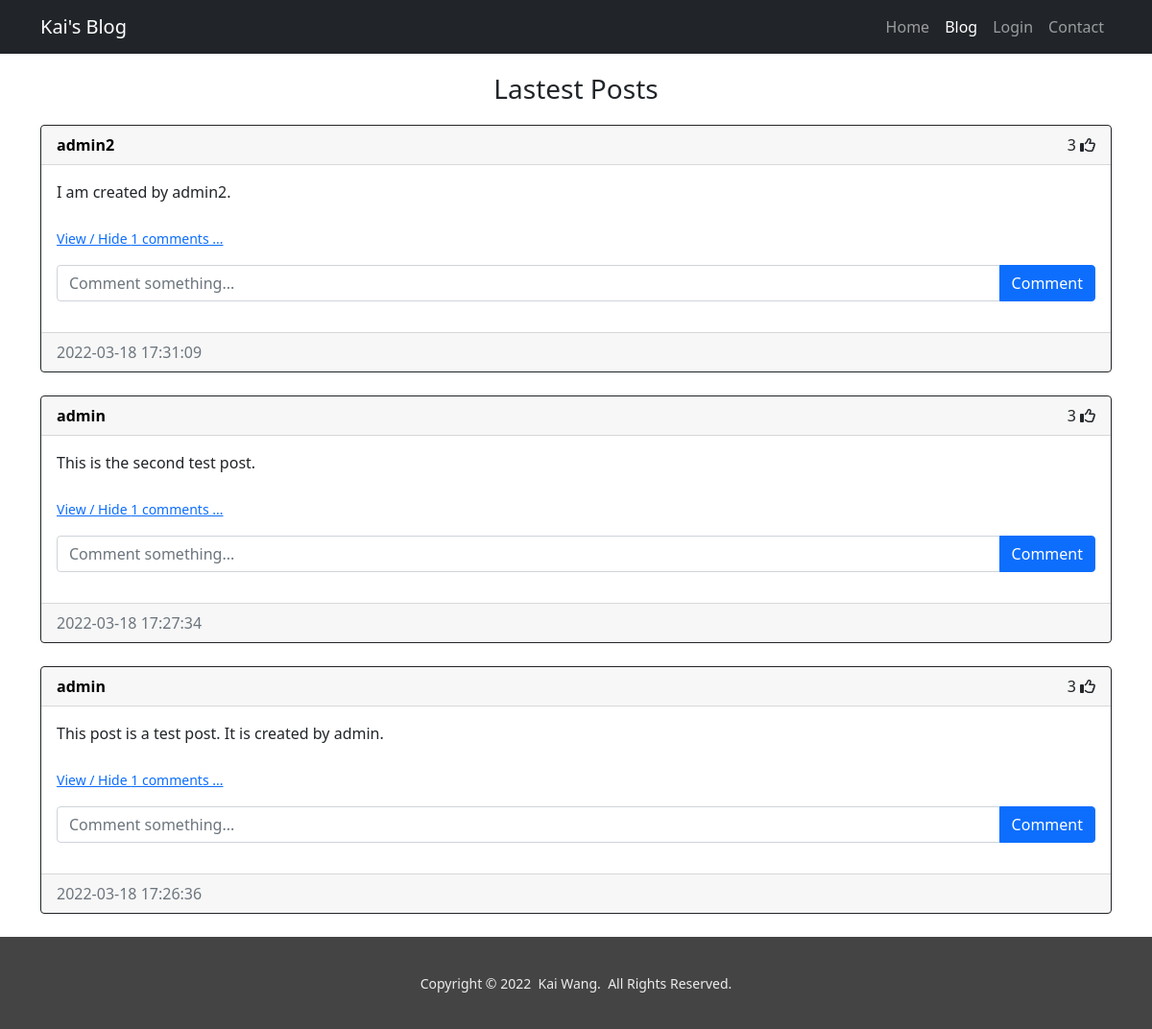
Screenshot of /blog/ with the database file from the repository.
### server/models.py (models this page shows)
class Post(db.Model):
    id = db.Column(db.Integer, primary_key=True)
    text = db.Column(db.Text, nullable=False)
    date_created = db.Column(db.DateTime(timezone=True), default=func.now())
    author = db.Column(db.Integer, db.ForeignKey('user.id', ondelete="CASCADE"), nullable=False)
    comments = db.relationship('Comment', backref='post', passive_deletes=True)
    likes = db.relationship('Like', backref='post', passive_deletes=True)

class User(db.Model, UserMixin):
    id = db.Column(db.Integer, primary_key=True)
    email = db.Column(db.String(150), unique=True)
    username = db.Column(db.String(150), unique=True)
    password = db.Column(db.String(150))
    invited = db.Column(db.Boolean)
    date_created = db.Column(db.DateTime(timezone=True), default=func.now())
    posts = db.relationship('Post', backref='user', passive_deletes=True)
    comments = db.relationship('Comment', backref='user', passive_deletes=True)
    likes = db.relationship('Like', backref='user', passive_deletes=True)

### server/blogpage.py (the view)
@blogpage.route('/')
def blog():
    posts = Post.query.all()
    from server.config import CURRENT_YEAR
    return render_template('blog.html', user=current_user, posts=posts[::-1], current_year=CURRENT_YEAR)

### server/templates/blog.html (shortened to what this page needs)
{% extends "template.html" %}
{% block css %}<link rel="stylesheet" type="text/css" href="{{url_for('static', filename='styles/blogpage.css')}}">{% endblock %}
{% block navbar %}
<nav class="navbar navbar-expand-lg navbar-dark bg-dark navbarScroll">
    <div class="container">
        <a class="navbar-brand" href="/blog">Kai's Blog</a>
        <div class="collapse navbar-collapse" id="navbarSupportedContent">
            <ul class="navbar-nav ms-auto">
                <li class="nav-item">
                    <a class="nav-link" href="/home">Home</a>
                </li>
                <li class="nav-item">
                    <a class="nav-link active" href="/blog">Blog</a>
                </li>
                <li class="nav-item">
                    {% if user.is_authenticated %}
                    <a class="nav-link" href="/blog/logout">Logout</a>
                    {% else %}
                    <a class="nav-link" href="/blog/login">Login</a>
                    {% endif %}
                </li>
                <li class="nav-item">
                    <a class="nav-link" href="/home#contact">Contact</a>
                </li>
            </ul>
        </div>
    </div>
</nav>
{% endblock %}
{% block content %}
<div class="container content-block">
    <h3 align="center" class="spacer">{% block header %}Lastest Posts{% endblock %}</h3>
    <div id="posts">
        {% for post in posts %}
        <div class="card border-dark">
            <div class="card-header d-flex justify-content-between align-items-center">
                <a class="username" href="/blog/posts/{{ post.user.username }}">{{ post.user.username }}</a>
                <div>
                    <span id="like-count-{{post.id}}">{{ post.likes|length }}</span>
                    {% if user.id in post.likes|map(attribute="author")|list %}
                    <i class="fa-solid fa-thumbs-up" id="like-button-{{post.id}}" onclick="like({{post.id}})"></i>
                    {% else %}
                    <i class="fa-regular fa-thumbs-up" id="like-button-{{post.id}}" onclick="like({{post.id}})"></i>
                    {% endif %}
                </div>
            </div>
            <div class="card-body">
                <div class="card-text">{{ post.text }}</div>
                <br />
                <p class="card-text">
                    {% if post.comments|length > 0 %}
                    <a data-bs-toggle="collapse" href="#comments-{{post.id}}" role="button">
                        <small>View / Hide {{post.comments|length}} comments ...</small>
                    </a>
                    {% else %}
                    <small class="text-muted">No comments</small>
                    {% endif %}
                </p>
                <form class="input-group mb-3" method="POST" action="/blog/create-comment/{{post.id}}">
                    <input type="text" id="text" name="text" class="form-control" placeholder="Comment something..." />
                    <button type="submit" class="btn btn-primary">Comment</button>
                </form>
            </div>
            <div class="card-footer text-muted">
                {{ post.date_created }}
            </div>
        </div>
        <br/>
        {% endfor %}
    </div>
</div>
{% endblock %}

### server/templates/template.html (shortened to what this page needs)
<!doctype html>
<html lang="en">
<head>
    <link href="https://cdn.jsdelivr.net/npm/bootstrap@5.1.3/dist/css/bootstrap.min.css" rel="stylesheet"
>
    {% block css %}{% endblock %}
</head>
<body>
    {% block navbar %}{% endblock %}
    {% block content %}{% endblock %}
    <footer id="footer">
        <div class="container-fluid">
            <small id="copyright"> Copyright &copy; {{current_year}} &nbsp;Kai Wang. &nbsp;All Rights Reserved. </small>
        </div>
    </footer>
</body>
</html>

### server/static/styles/blogpage.css (style rules this page uses)
.content-block { min-height: 90vh; }
.spacer { margin: 20px; }
.username { font-weight: bold; text-decoration: none; color:black; margin-right: 10px; }
#footer { padding: 3% 2%; background-color: #444444; text-align: center; color:#EDEDED; }

### rows the page displays
Post: user.username "admin2", likes|length "3", text "I am created by admin2.", comments|length "1", date_created "2022-03-18 17:31:09"
Post: user.username "admin", likes|length "3", text "This is the second test post.", comments|length "1", date_created "2022-03-18 17:27:34"
Post: user.username "admin", likes|length "3", text "This post is a test post. It is created by admin.", comments|length "1", date_created "2022-03-18 17:26:36"

### other values shown
{{ current_year }} "2022"
